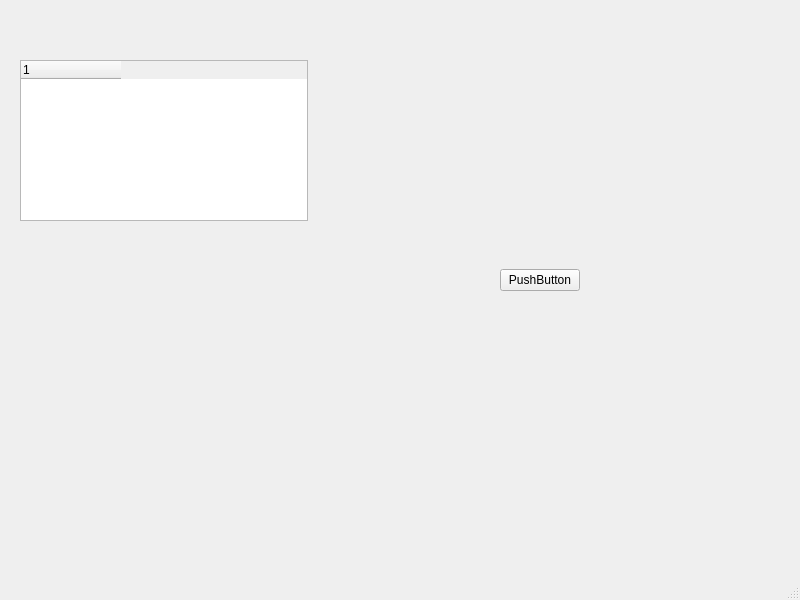
<?xml version="1.0" encoding="UTF-8"?>
<ui version="4.0">
 <class>MainWindow</class>
 <widget class="QMainWindow" name="MainWindow">
  <property name="geometry">
   <rect>
    <x>0</x>
    <y>0</y>
    <width>800</width>
    <height>600</height>
   </rect>
  </property>
  <property name="windowTitle">
   <string>MainWindow</string>
  </property>
  <widget class="QWidget" name="centralwidget">
   <widget class="QTreeWidget" name="treeWidget">
    <property name="geometry">
     <rect>
      <x>20</x>
      <y>60</y>
      <width>288</width>
      <height>161</height>
     </rect>
    </property>
    <property name="styleSheet">
     <string notr="true">QTreeView::branch: { 
	background-image: url(:/vline.png);
}
 </string>
    </property>
    <property name="selectionMode">
     <enum>QAbstractItemView::SingleSelection</enum>
    </property>
    <attribute name="headerCascadingSectionResizes">
     <bool>true</bool>
    </attribute>
    <attribute name="headerMinimumSectionSize">
     <number>20</number>
    </attribute>
    <attribute name="headerShowSortIndicator" stdset="0">
     <bool>false</bool>
    </attribute>
    <attribute name="headerStretchLastSection">
     <bool>false</bool>
    </attribute>
    <column>
     <property name="text">
      <string notr="true">1</string>
     </property>
    </column>
   </widget>
   <widget class="QWidget" name="horizontalLayoutWidget">
    <property name="geometry">
     <rect>
      <x>500</x>
      <y>240</y>
      <width>160</width>
      <height>80</height>
     </rect>
    </property>
    <layout class="QHBoxLayout" name="horizontalLayout">
     <item>
      <widget class="QPushButton" name="pushButton">
       <property name="text">
        <string>PushButton</string>
       </property>
      </widget>
     </item>
     <item>
      <spacer name="horizontalSpacer">
       <property name="orientation">
        <enum>Qt::Horizontal</enum>
       </property>
       <property name="sizeHint" stdset="0">
        <size>
         <width>40</width>
         <height>20</height>
        </size>
       </property>
      </spacer>
     </item>
    </layout>
   </widget>
  </widget>
  <widget class="QMenuBar" name="menubar">
   <property name="geometry">
    <rect>
     <x>0</x>
     <y>0</y>
     <width>800</width>
     <height>22</height>
    </rect>
   </property>
  </widget>
  <widget class="QStatusBar" name="statusbar"/>
 </widget>
 <resources/>
 <connections/>
</ui>
